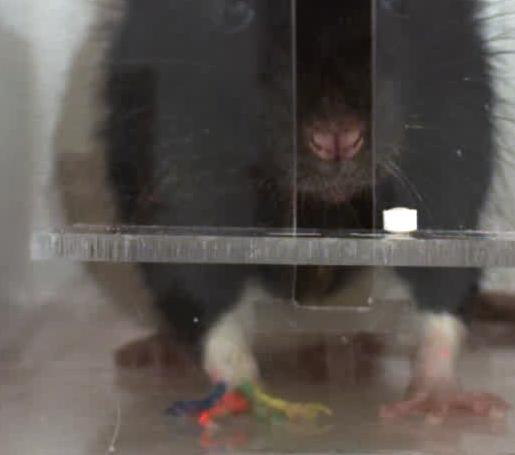
%> input picture archive/R0000_20140308_11-49-12_008_MIDDLE_f1.jpg, 515 x 455 px
$ octave --eval "result = findHsvBounds('R0000_20140308_11-49-12_008_MIDDLE_f1.jpg');"   (GNU Octave 9; MATLAB toolbox functions it lacks are replaced by stand-ins)
%> lines starting %> are read from the running program, lines starting %| are printed output that depends on the picture; in (x1, y1, x2, y2) boxes, pixels count from 0 and x2, y2 are one past the last pixel; in counts of white or black regions, pixels touching at a corner belong together; the program's own positions count from 1
function [hBounds, sBounds, vBounds] = findHsvBounds(imageFile)
%> called with imageFile = 'R0000_20140308_11-49-12_008_MIDDLE_f1.jpg'
    image = imread(imageFile);
%> image is the input picture: size 455x515x3 uint8; mean R, G, B 89.3, 83, 78.6
    hsv = rgb2hsv(image);
%> hsv: size 455x515x3 double; mean H, S, V 0.201, 0.135, 0.352

    h = hsv(:,:,1);
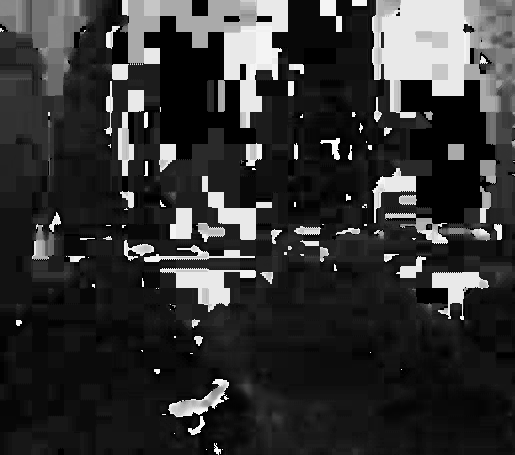
%> h: size 455x515 double; min 0, max 0.999, mean 0.201
    s = hsv(:,:,2);
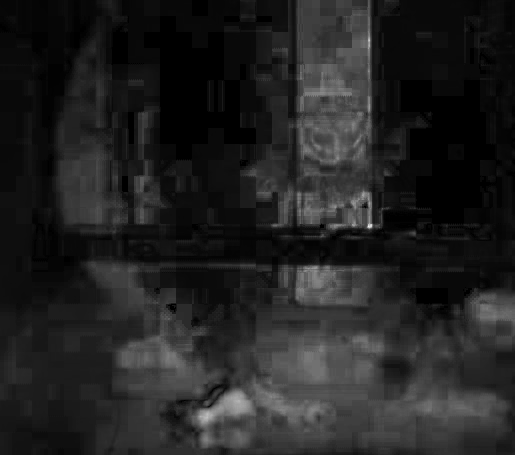
%> s: size 455x515 double; min 0, max 0.938, mean 0.135
    v = hsv(:,:,3);
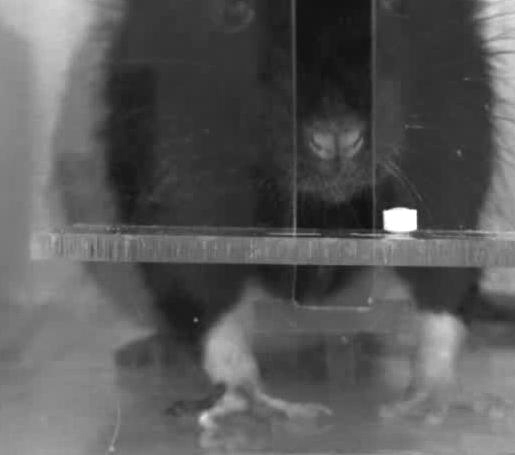
%> v: size 455x515 double; min 0.0471, max 1, mean 0.352

    % get rid of extremes
    s(s < .05 | s > .95) = 0;
    v(v < .05 | v > .95) = 0;
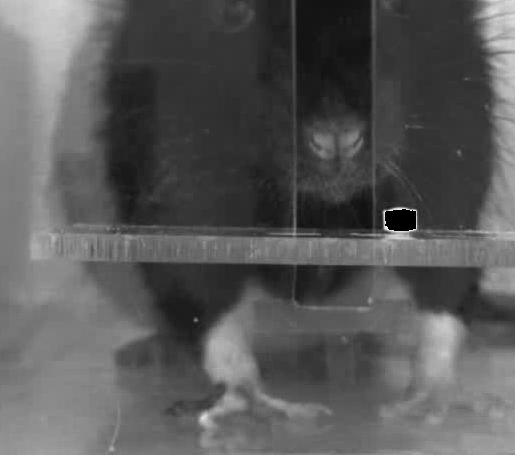
%> v: size 455x515 double; 0.26% of pixels changed, all inside (x1, y1, x2, y2) = (367, 209, 416, 231)

    % make mask so bad entries are removed from all arrays
    mask = s & v;
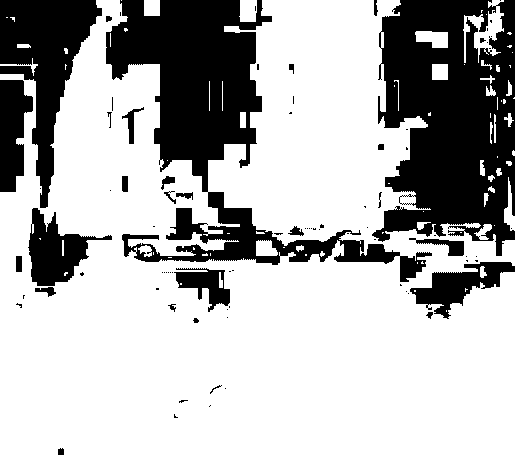
%> mask: size 455x515 logical; 70% white; 85 black regions (57 under 20 px), largest, box (x1, y1, x2, y2) and area: (372, 0, 515, 256) 25914, (106, 0, 432, 282) 24663, (0, 0, 102, 208) 8780
    h = h.*mask;
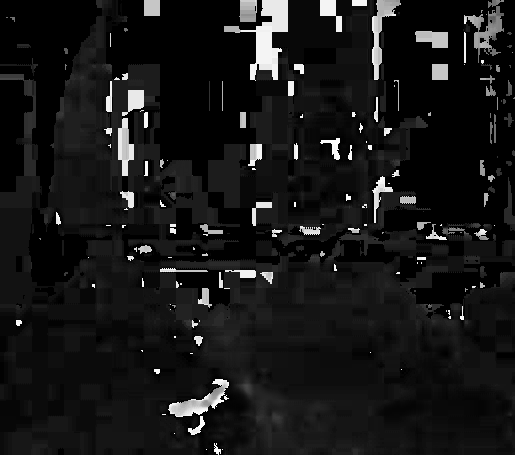
%> h: size 455x515 double; min 0, max 0.999, mean 0.0905
    s = s.*mask;
    v = v.*mask;
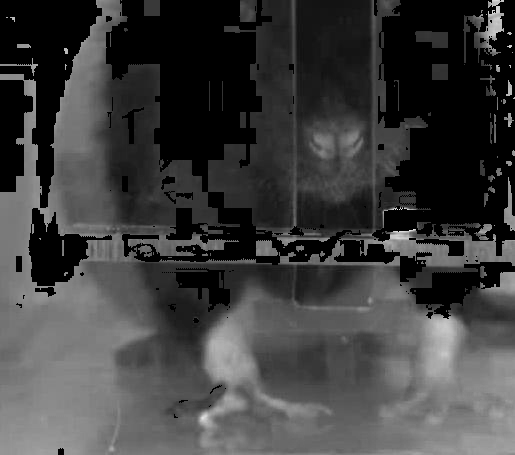
%> v: size 455x515 double; min 0, max 0.945, mean 0.245

    % remove zeros and put into a single dimension array
    hRmZero = h(h >0);
    sRmZero = s(s >0);
    vRmZero = v(v >0);

    hBounds = [mean(hRmZero) - std(hRmZero), mean(hRmZero) + std(hRmZero)];
%> hBounds = [-0.0711 0.333]
    sBounds = [mean(sRmZero) - std(sRmZero), mean(sRmZero) + std(sRmZero)];
%> sBounds = [0.0761 0.288]
    vBounds = [mean(vRmZero) - std(vRmZero), mean(vRmZero) + std(vRmZero)];
%> vBounds = [0.195 0.506]
%> `result = findHsvBounds('R0000_20140308_11-49-12_008_MIDDLE_f1.jpg');`: result = [-0.0711 0.333]
end

$ run again, on archive/R0000_20140308_11-49-12_008_MIDDLE_f250.jpg
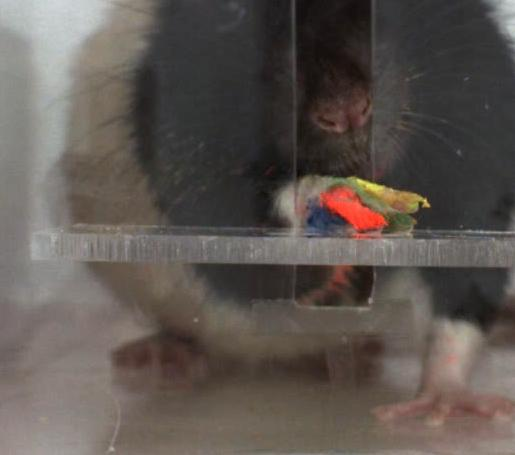
%> input picture archive/R0000_20140308_11-49-12_008_MIDDLE_f250.jpg, 515 x 455 px
%> in findHsvBounds, image is the input picture: size 455x515x3 uint8; mean R, G, B 93.9, 86.1, 80.8
%> hsv: size 455x515x3 double; mean H, S, V 0.158, 0.143, 0.37
%> in findHsvBounds, `mask = s & v;`:
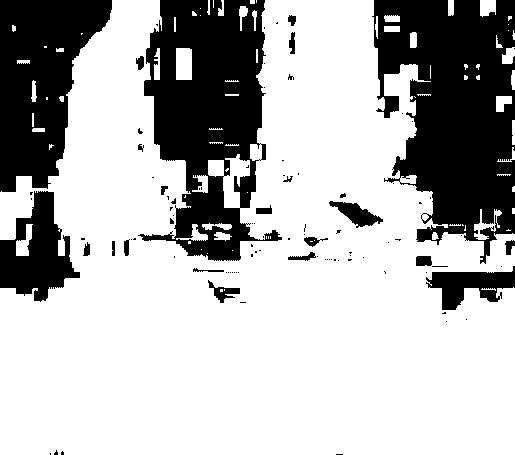
%> mask: size 455x515 logical; 70.4% white; 98 black regions (75 under 20 px), largest, box (x1, y1, x2, y2) and area: (372, 0, 515, 264) 25185, (138, 0, 282, 261) 21281, (0, 0, 112, 192) 13711
%> in findHsvBounds, `v = v.*mask;`:
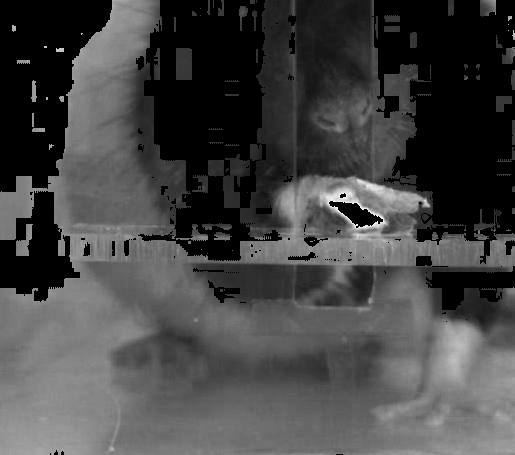
%> v: size 455x515 double; min 0, max 0.949, mean 0.269
%> hBounds = [-0.0566 0.283]
%> sBounds = [0.0827 0.298]
%> vBounds = [0.24 0.525]
%> result = [-0.0566 0.283]

$ run again, on archive/middle_centroids.jpg
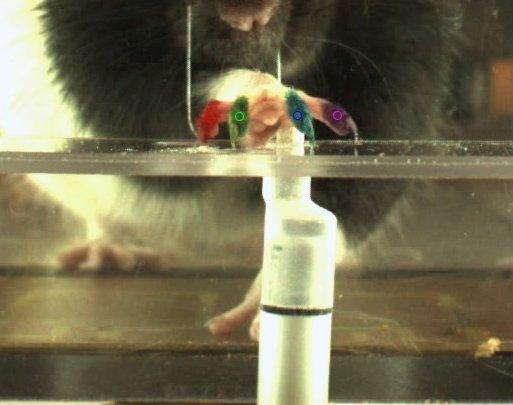
%> input picture archive/middle_centroids.jpg, 513 x 405 px
%> in findHsvBounds, image is the input picture: size 405x513x3 uint8; mean R, G, B 116, 109.7, 81.6
%> hsv: size 405x513x3 double; mean H, S, V 0.153, 0.327, 0.46
%> in findHsvBounds, `mask = s & v;`:
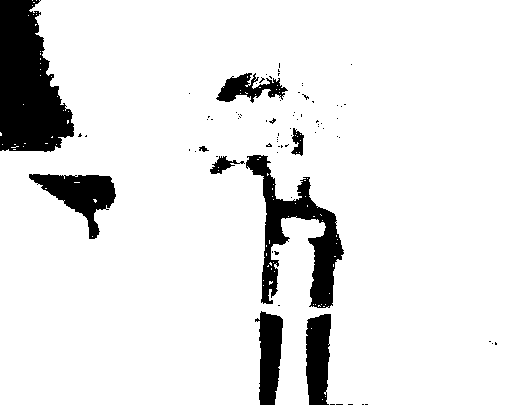
%> mask: size 405x513 logical; 90% white; 78 black regions (69 under 20 px), largest, box (x1, y1, x2, y2) and area: (0, 0, 74, 152) 7849, (246, 155, 344, 308) 4994, (29, 174, 116, 239) 2462
%> in findHsvBounds, `s = s.*mask;`:
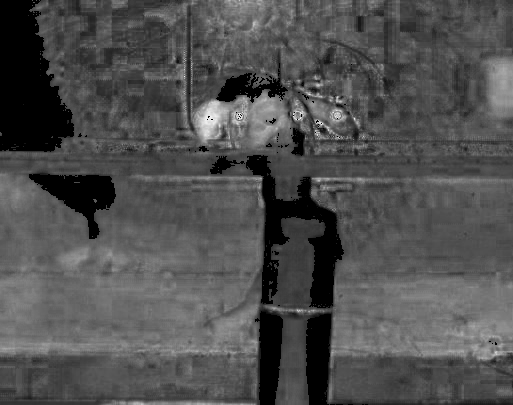
%> s: size 405x513 double; min 0, max 0.95, mean 0.314
%> hBounds = [0.085 0.196]
%> sBounds = [0.253 0.444]
%> vBounds = [0.2 0.606]
%> result = [0.085 0.196]
